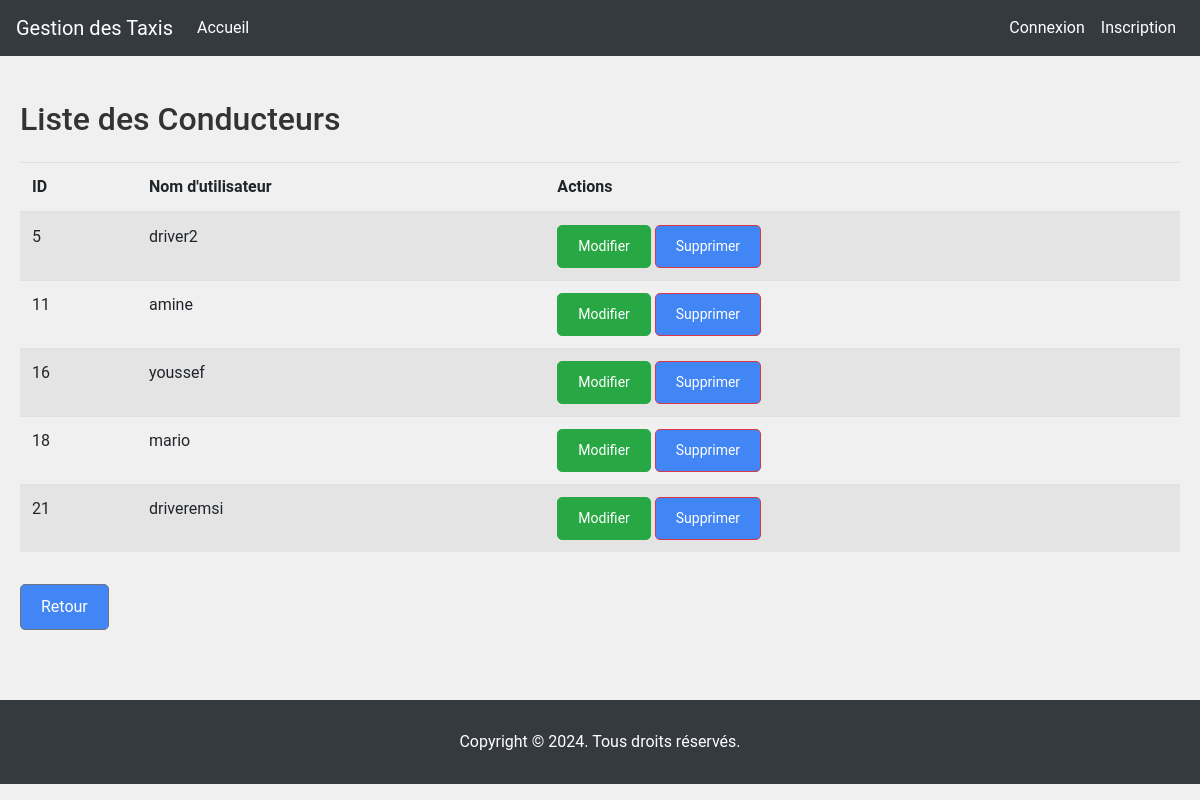
Page /list-drivers/ on the committed database.
### taxis/models.py (models this page shows, shortened)
class User(AbstractUser):
    CLIENT = 'client'
    DRIVER = 'driver'
    ADMINISTRATEUR = 'administrateur'
    ROLE_CHOICES = [
        (CLIENT, 'Client'),
        (DRIVER, 'Driver'),
        (ADMINISTRATEUR, 'Administrateur'),
    ]
    role = models.CharField(max_length=20, choices=ROLE_CHOICES, default='client')
    groups = models.ManyToManyField(
        'auth.Group',
        verbose_name='groups',
        blank=True,
        related_name='taxis_users'  # related_name distinct pour groups
    )
    user_permissions = models.ManyToManyField(
        'auth.Permission',
        verbose_name='user permissions',
        blank=True,
        related_name='taxis_users'  # related_name distinct pour user_permissions
    )

### taxis/views.py (the view)
# urls.py: path('list-drivers/', views.list_drivers, name='list_drivers'),
def list_drivers(request):
    drivers = User.objects.filter(role=User.DRIVER)
    context = {
        'drivers': drivers,
    }
    return render(request, 'taxis/administrateur/list_drivers.html', context)

### taxis/templates/taxis/administrateur/list_drivers.html (shortened to what this page needs)
{% extends 'taxis/base.html' %}
{% block content %}
<h2>Liste des Conducteurs</h2>
<table class="table table-striped mt-4">
    <thead>
        <tr>
            <th>ID</th>
            <th>Nom d'utilisateur</th>
            <th>Actions</th>
        </tr>
    </thead>
    <tbody>
        {% for driver in drivers %}
        <tr>
            <td>{{ driver.id }}</td>
            <td>{{ driver.username }}</td>
            <td>
                <a href="{% url 'edit_driver' driver.id %}" class="btn btn-primary btn-sm">Modifier</a>
                <a href="{% url 'delete_driver' driver.id %}" class="btn btn-danger btn-sm">Supprimer</a>
            </td>
        </tr>
        {% empty %}
        <tr>
            <td colspan="4">Aucun conducteur trouvé.</td>
        </tr>
        {% endfor %}
    </tbody>
</table>
<a href="{% url 'administrateur_dashboard' %}" class="btn btn-secondary mt-3">Retour</a>
{% endblock %}

### taxis/static/css/style.css (style rules this page uses)
* { margin: 0; padding: 0; box-sizing: border-box; }
body { font-family: 'Roboto', sans-serif; background-color: #f0f0f0; color: #333; }
.btn { display: inline-block; padding: 10px 20px; background-color: #4285F4; color: #fff; text-decoration: none; border-radius: 5px; transition: background-color 0.3s ease; }

### taxis/templates/taxis/base.html (style rules this page uses)
.btn-primary { background-color: #28a745; border-color: #28a745; }

### rows in the picture
User: id "5", username "driver2"
User: id "11", username "amine"
User: id "16", username "youssef"
User: id "18", username "mario"
User: id "21", username "driveremsi"
